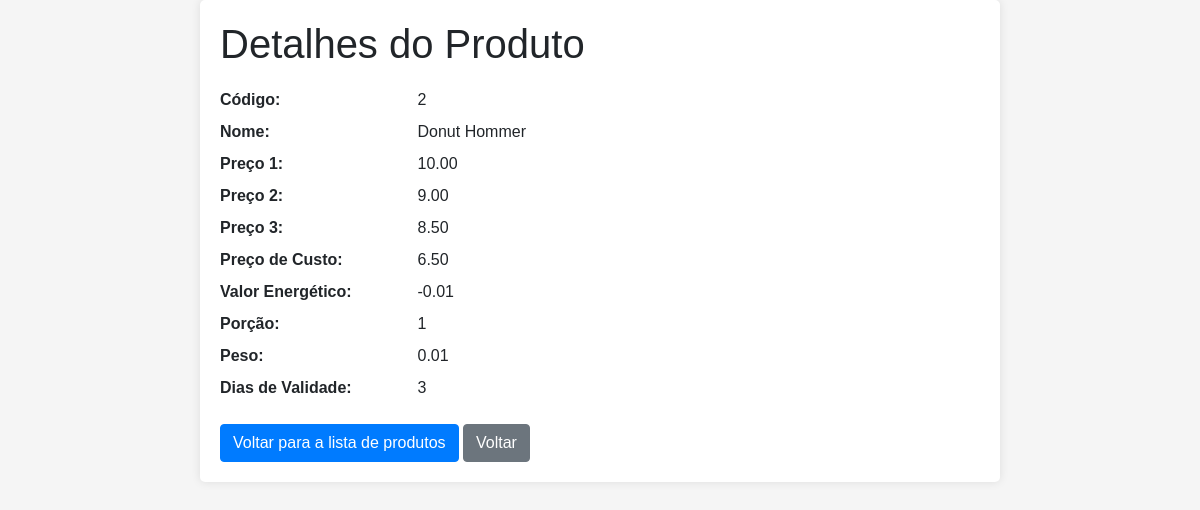
Page /produto/2/ on the committed database.
### lecoq2/models.py (models this page shows, shortened)
class Produto(models.Model):
    codigo = models.AutoField(primary_key=True)
    nome = models.CharField(max_length=100)
    preco1 = models.DecimalField(max_digits=10, decimal_places=2)
    preco2 = models.DecimalField(max_digits=10, decimal_places=2)
    preco3 = models.DecimalField(max_digits=10, decimal_places=2)
    preco_custo = models.DecimalField(max_digits=10, decimal_places=2)
    valor_energetico = models.DecimalField(max_digits=6, decimal_places=2)
    porcao = models.PositiveIntegerField()
    peso = models.DecimalField(max_digits=6, decimal_places=2)
    dias_validade = models.PositiveIntegerField()

### lecoq2/views.py (the view)
# urls.py: path('produto/<int:produto_id>/', views.detalhes_produto, name='detalhes_produto'),
def detalhes_produto(request, produto_id):
    produto = get_object_or_404(Produto, pk=produto_id)
    return render(request, 'detalhes_produto.html', {'produto': produto})

### lecoq2/templates/detalhes_produto.html (shortened to what this page needs)
<!DOCTYPE html>
<html>
<head>
    <link rel="stylesheet" href="https://stackpath.bootstrapcdn.com/bootstrap/4.5.2/css/bootstrap.min.css">
</head>
<body>
    <div class="container">
        <h1>Detalhes do Produto</h1>
        <dl class="row">
            <dt class="col-sm-3">Código:</dt>
            <dd class="col-sm-9">{{ produto.codigo }}</dd>
            <dt class="col-sm-3">Nome:</dt>
            <dd class="col-sm-9">{{ produto.nome }}</dd>
            <dt class="col-sm-3">Preço 1:</dt>
            <dd class="col-sm-9">{{ produto.preco1 }}</dd>
            <dt class="col-sm-3">Preço 2:</dt>
            <dd class="col-sm-9">{{ produto.preco2 }}</dd>
            <dt class="col-sm-3">Preço 3:</dt>
            <dd class="col-sm-9">{{ produto.preco3 }}</dd>
            <dt class="col-sm-3">Preço de Custo:</dt>
            <dd class="col-sm-9">{{ produto.preco_custo }}</dd>
            <dt class="col-sm-3">Valor Energético:</dt>
            <dd class="col-sm-9">{{ produto.valor_energetico }}</dd>
            <dt class="col-sm-3">Porção:</dt>
            <dd class="col-sm-9">{{ produto.porcao }}</dd>
            <dt class="col-sm-3">Peso:</dt>
            <dd class="col-sm-9">{{ produto.peso }}</dd>
            <dt class="col-sm-3">Dias de Validade:</dt>
            <dd class="col-sm-9">{{ produto.dias_validade }}</dd>
        </dl>
        <a href="{% url 'listar_produtos' %}" class="btn btn-primary">Voltar para a lista de produtos</a>
        <button class="btn btn-secondary" onclick="goBack()">Voltar</button>
    </div>
</body>
</html>

### lecoq2/templates/detalhes_produto.html (style rules this page uses)
body { background-color: #f5f5f5; font-family: Arial, sans-serif; }
.container { max-width: 800px; margin: 0 auto; padding: 20px; background-color: #fff; border-radius: 5px; box-shadow: 0px 0px 10px rgba(0, 0, 0, 0.1); }
h1 { margin-bottom: 20px; }

### rows in the picture
Produto: codigo "2", nome "Donut Hommer", preco1 "10.00", preco2 "9.00", preco3 "8.50", preco_custo "6.50", valor_energetico "-0.01", porcao "1", peso "0.01", dias_validade "3"
